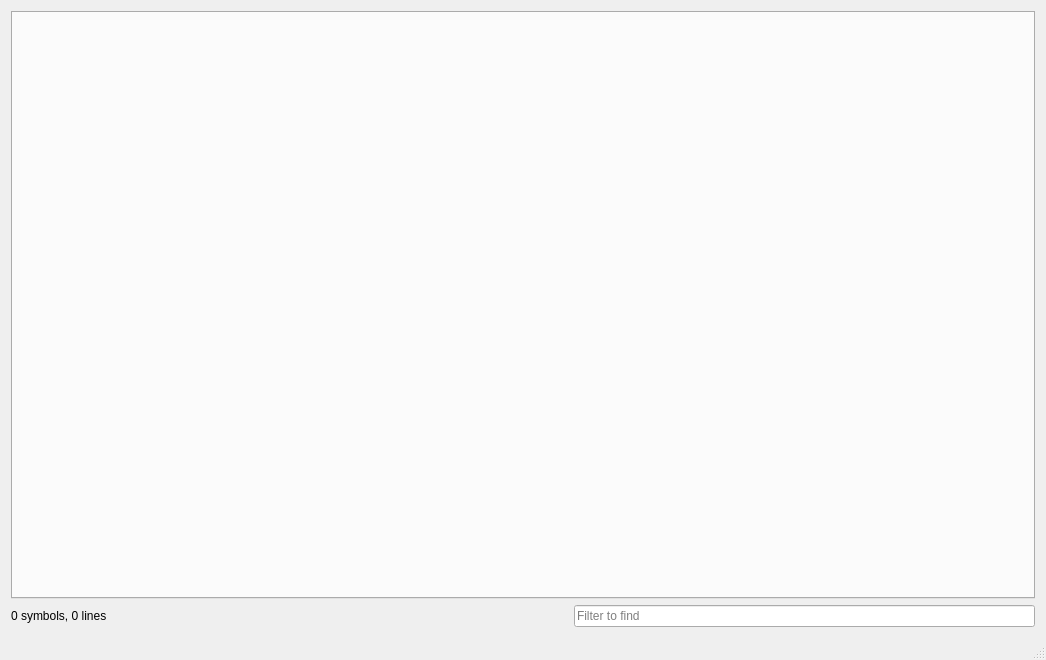
<?xml version="1.0" encoding="UTF-8"?>
<ui version="4.0">
 <class>MainWindow</class>
 <widget class="QMainWindow" name="MainWindow">
  <property name="geometry">
   <rect>
    <x>0</x>
    <y>0</y>
    <width>1046</width>
    <height>660</height>
   </rect>
  </property>
  <property name="windowTitle">
   <string>Qnote</string>
  </property>
  <property name="windowIcon">
   <iconset>
    <normaloff>C:/Users/Николай/Pictures/icon.png</normaloff>C:/Users/Николай/Pictures/icon.png</iconset>
  </property>
  <property name="animated">
   <bool>false</bool>
  </property>
  <widget class="QWidget" name="centralWidget">
   <layout class="QVBoxLayout" name="verticalLayout">
    <item>
     <layout class="QGridLayout" name="gridLayout">
      <item row="2" column="0">
       <widget class="QTabWidget" name="tabWidget">
        <property name="tabsClosable">
         <bool>true</bool>
        </property>
        <property name="movable">
         <bool>true</bool>
        </property>
       </widget>
      </item>
     </layout>
    </item>
    <item>
     <layout class="QHBoxLayout" name="horizontalLayout">
      <item>
       <widget class="QLabel" name="label">
        <property name="text">
         <string>0 symbols, 0 lines</string>
        </property>
       </widget>
      </item>
      <item>
       <spacer name="horizontalSpacer">
        <property name="orientation">
         <enum>Qt::Horizontal</enum>
        </property>
        <property name="sizeHint" stdset="0">
         <size>
          <width>40</width>
          <height>20</height>
         </size>
        </property>
       </spacer>
      </item>
      <item>
       <widget class="QLineEdit" name="lineEdit">
        <property name="placeholderText">
         <string>Filter to find</string>
        </property>
       </widget>
      </item>
     </layout>
    </item>
   </layout>
  </widget>
  <widget class="QMenuBar" name="menuBar">
   <property name="geometry">
    <rect>
     <x>0</x>
     <y>0</y>
     <width>1046</width>
     <height>26</height>
    </rect>
   </property>
  </widget>
  <widget class="QStatusBar" name="statusBar"/>
 </widget>
 <layoutdefault spacing="6" margin="11"/>
 <resources/>
 <connections/>
</ui>
